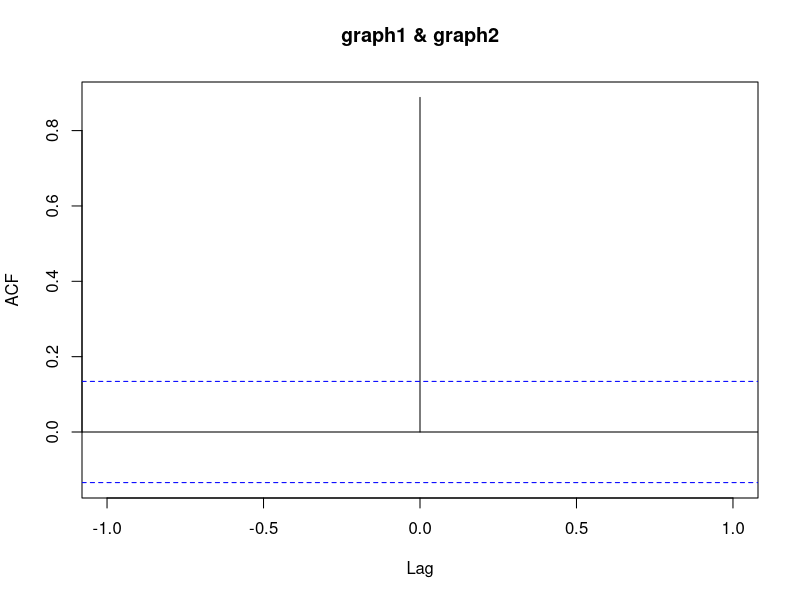
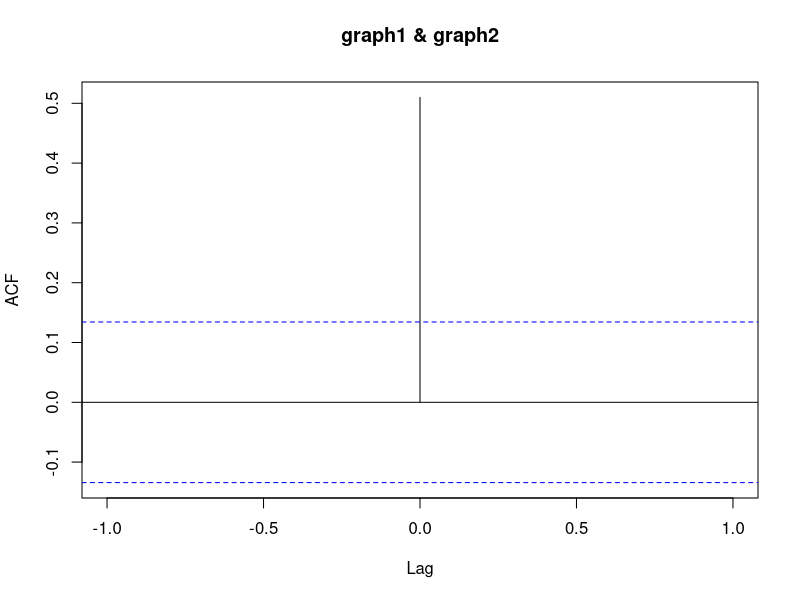
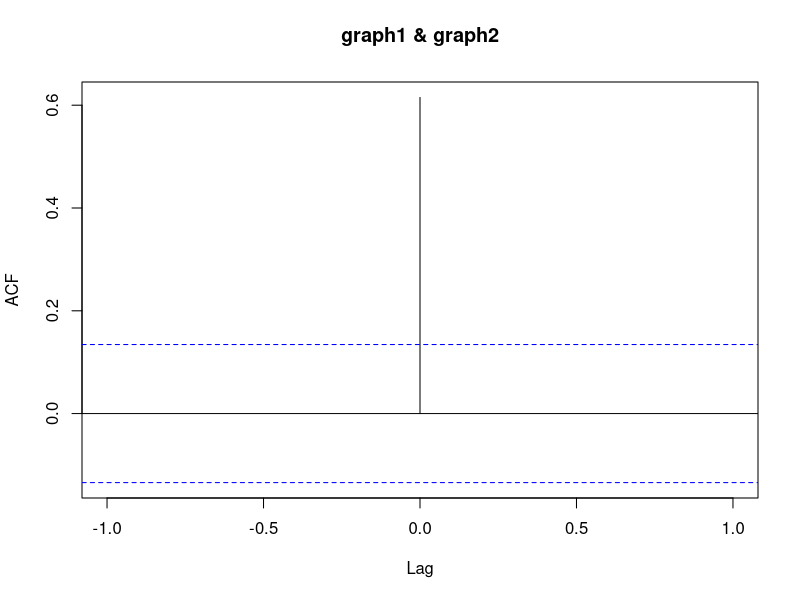
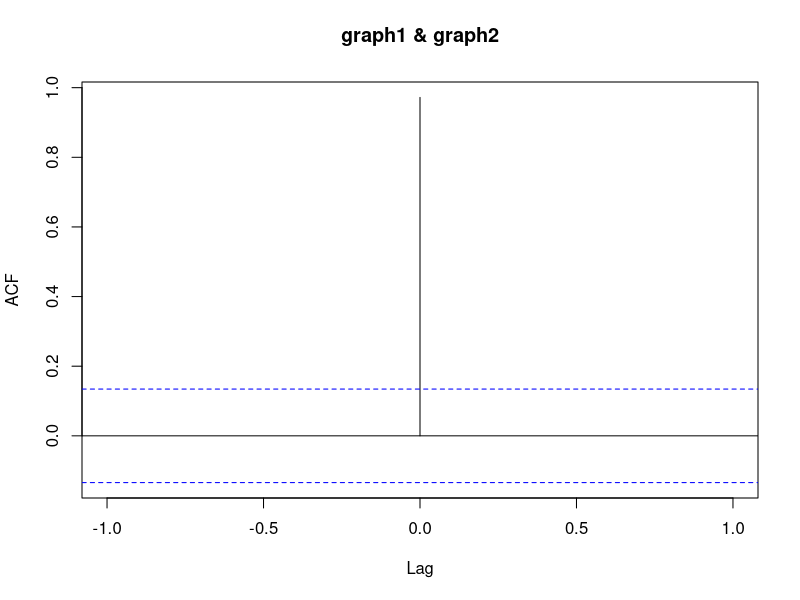
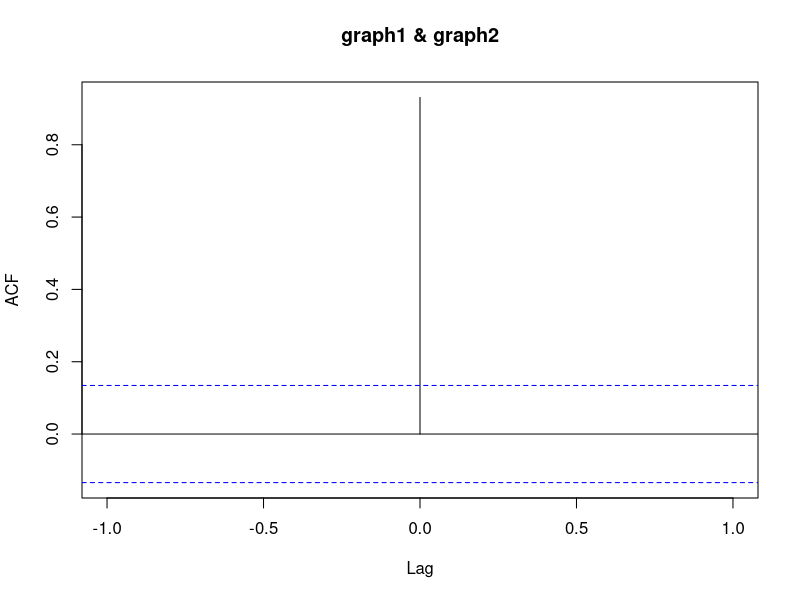
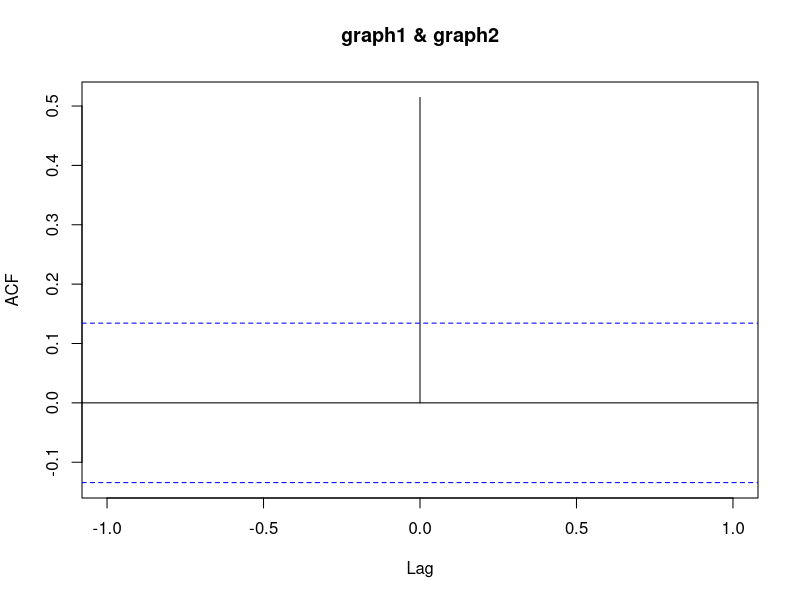
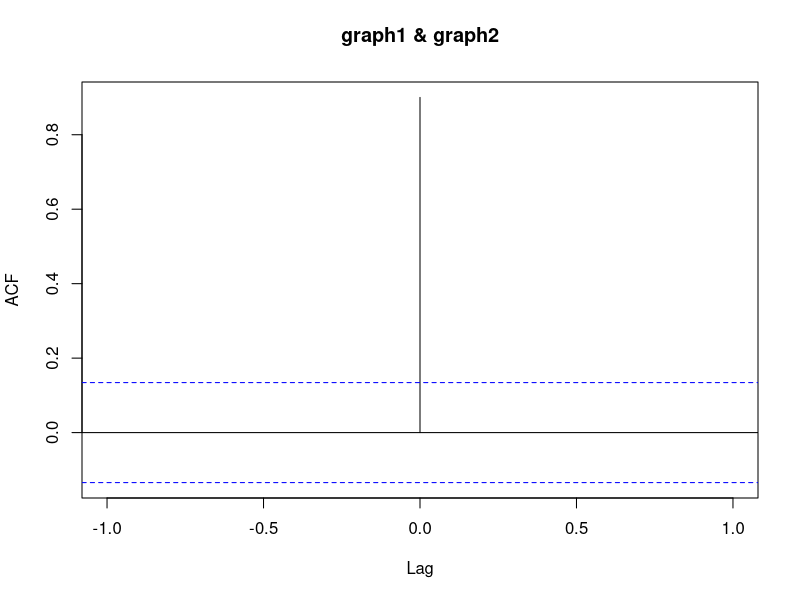
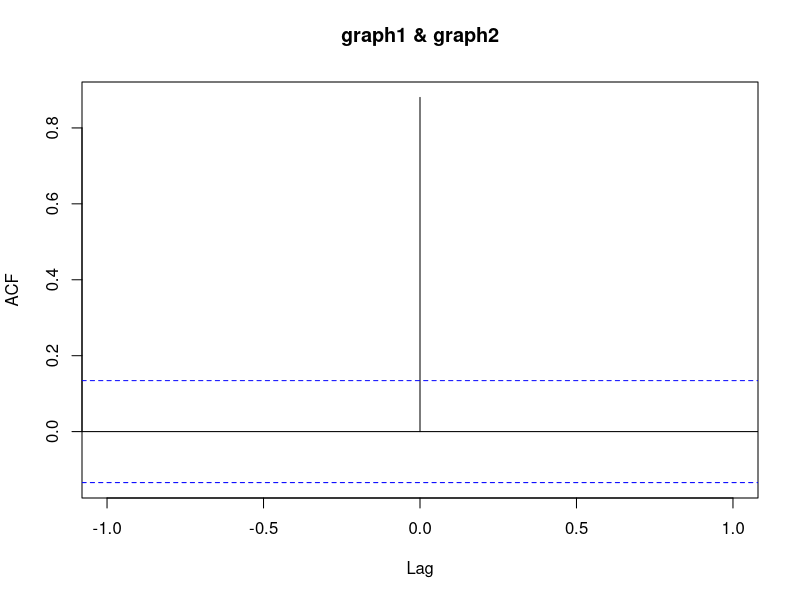

These charts were generated, in order, by the following R code: (Note: this script raises an error after producing the figures.)
library(corrplot)

#calcule de la matrice de corrélation
correlationTable <- function(graphs) {
  #matrice de corrélation
  cross <- matrix(nrow = length(graphs), ncol = length(graphs))
  for(graph1Id in 1:length(graphs)){
    graph1 <- graphs[[graph1Id]]
    print(graph1Id)
    for(graph2Id in 1:length(graphs)) {
      graph2 <- graphs[[graph2Id]]
      if(graph1Id == graph2Id){
        break;
      } else {
        correlation <- ccf(graph1, graph2, lag.max = 0)
        cross[graph1Id, graph2Id] <- correlation$acf[1]
      }
    }
  }
  cross
}

#graphs de corrélation des open (bitcoin par rapport aux autres crypto)
graphsO <- read.csv("data/all/final_csv_open.csv")
corrO <- correlationTable(graphsO)

#graphs de corrélation des close (bitcoin par rapport aux autres crypto)
graphsC <- read.csv("data/all/final_csv_close.csv")
corrC <- correlationTable(graphsC)

#graphs de corrélation des market cap (bitcoin par rapport aux autres crypto)
graphsM <- read.csv("data/all/final_csv_market_cap.csv")
corrM <- correlationTable(graphs)


#Corrélogramme : visualisation de la matrice de corrélation des open
corrplot(corrO, method="ellipse",type="lower")

#Corrélogramme : visualisation de la matrice de corrélation des open
corrplot(corrC, method="pie",type="lower")

#Corrélogramme : visualisation de la matrice de corrélation des open
corrplot(corrM, type="lower")


